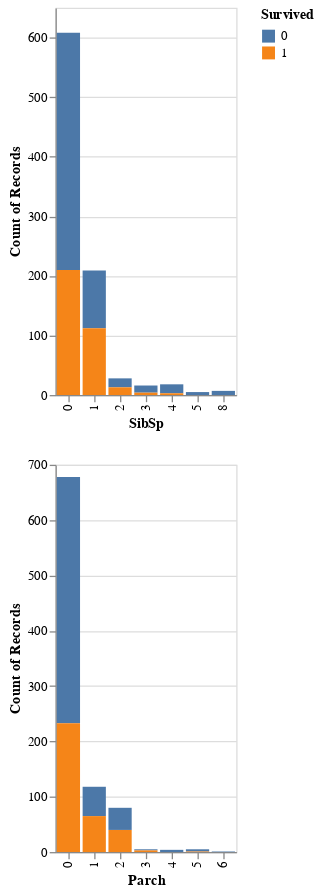

Write notebook code for a chart like this one.
### Markdown cell above
We can confirm `Pclass` and `Sex` clearly impact survival.

### Code cell
alt.Chart(df_train).mark_bar().encode(
    alt.X(alt.repeat("row"), type = 'nominal'),
    y = 'count()',
    color = 'Survived:N',
    tooltip = 'count()'
).repeat(
    row = ['SibSp','Parch']
).interactive()

### Figure 1 — Vega-Lite specification as saved in the notebook (floating-point values rounded to 4 significant figures; data arrays with more than 128 entries replaced by an {"elided": "..."} marker saying what was removed)
{"config": {"view": {"continuousWidth": 400, "continuousHeight": 300}}, "repeat": {"row": ["SibSp", "Parch"]}, "spec": {"data": {"name": "data-7e20af5516ca5367def43cffe16b7999"}, "mark": "bar", "encoding": {"color": {"field": "Survived", "type": "nominal"}, "tooltip": {"aggregate": "count", "type": "quantitative"}, "x": {"field": {"repeat": "row"}, "type": "nominal"}, "y": {"aggregate": "count", "type": "quantitative"}}, "selection": {"selector016": {"type": "interval", "bind": "scales", "encodings": ["x", "y"]}}}, "$schema": "https://vega.github.io/schema/vega-lite/v4.17.0.json", "datasets": {"data-7e20af5516ca5367def43cffe16b7999": {"elided": "891 records"}}}
